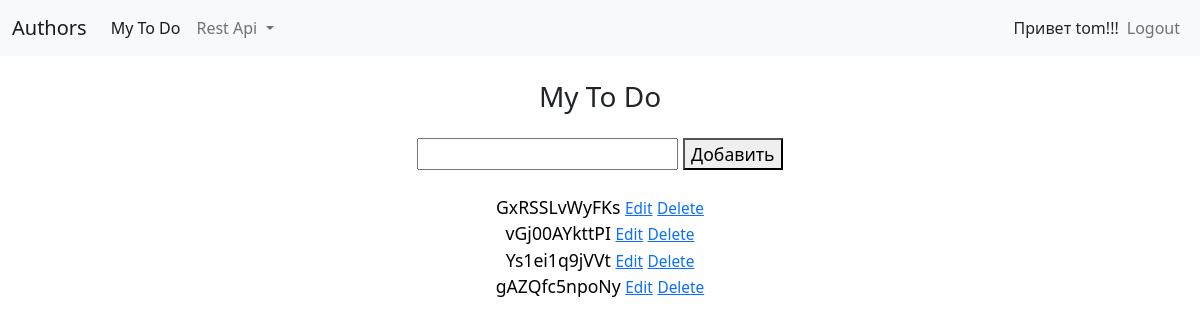
Page /ToDoApp/MyToDo (signed in) on the earlier database version.
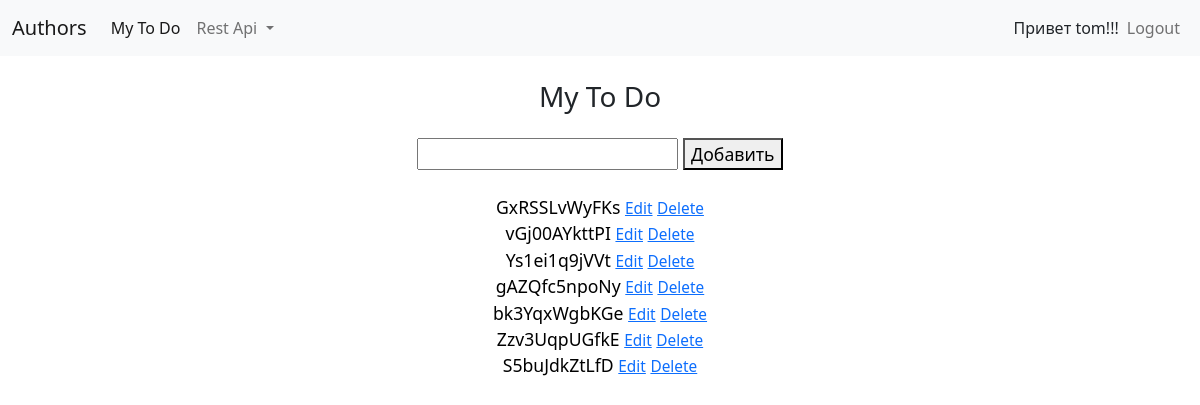
Same page on the later database version.
### ToDoApp/models.py (models this page shows, shortened)
class Task(models.Model):
    task_title = models.TextField('Текст задачи')
    task_complete = models.BooleanField('Закончено', default=False)
    task_author = models.ForeignKey(settings.AUTH_USER_MODEL, related_name='tasks', on_delete=models.CASCADE)

### ToDoApp/views.py (the view, shortened to what this page needs)
# urls.py: path('MyToDo', views.index, name='index'),
def index(request):
    tasks = Task.objects.filter(task_author__username=request.user)
    error = ''
    form = TaskForm()
    context = {
        'form': form,
        'error': error,
        'tasks': tasks,
        'header': 'My To Do'
    }
    return render(request, 'MyToDo.html', context)

### ToDoApp/forms.py
class TaskForm(ModelForm):
    class Meta:
        model = Task
        exclude = ["task_author"]
        fields = ["task_title", "task_complete"]
        widgets = {
            "task_title": TextInput(attrs={
            }),
            "task_complete": CheckboxInput(attrs={
                'class': 'form-check-input'
            })
        }

### templates/MyToDo.html (shortened to what this page needs)
{% extends 'base.html' %}
{% block content %}
    <h3 class="head_text">{{ header }}</h3>
    <div class="content_container">
        {% if user.is_authenticated %}
            <div class="form_container">
                <form method="post">
                    {{ form.task_title }}
                    <button type="submit">Добавить</button>
                    <br>
                </form>
            </div>
            <div class="">
                {% if tasks %}
                    {% for item in tasks %}
                        {% if item.task_complete %}
                            <tr>
                                <a class="ToDo_text"
                                   href="{% url 'ToDoApp:uncross' item.id %}"><s>{{ item.task_title }}</s></a>
                                <a href="{% url 'ToDoApp:edit' item.id %}"><small>Edit</small></a>
                                <a href="{% url 'ToDoApp:delete' item.id %}"><small>Delete</small></a><br>
                            </tr>
                        {% else %}
                            <tr>
                                <a class="ToDo_text"
                                   href="{% url 'ToDoApp:cross_off' item.id %}">{{ item.task_title }}</a>
                                <a href="{% url 'ToDoApp:edit' item.id %}"><small>Edit</small></a>
                                <a href="{% url 'ToDoApp:delete' item.id %}"><small>Delete</small></a><br>
                            </tr>
                        {% endif %}
                    {% endfor %}
                {% else %}
                    Заметки не найдены
                {% endif %}
            </div>
        {% else %}
            Зайдите пожалуйста
        {% endif %}
    </div>
{% endblock %}

Differences in the rows shown:
added Task: task_title "bk3YqxWgbKGe"
added Task: task_title "Zzv3UqpUGfkE"
added Task: task_title "S5buJdkZtLfD"
